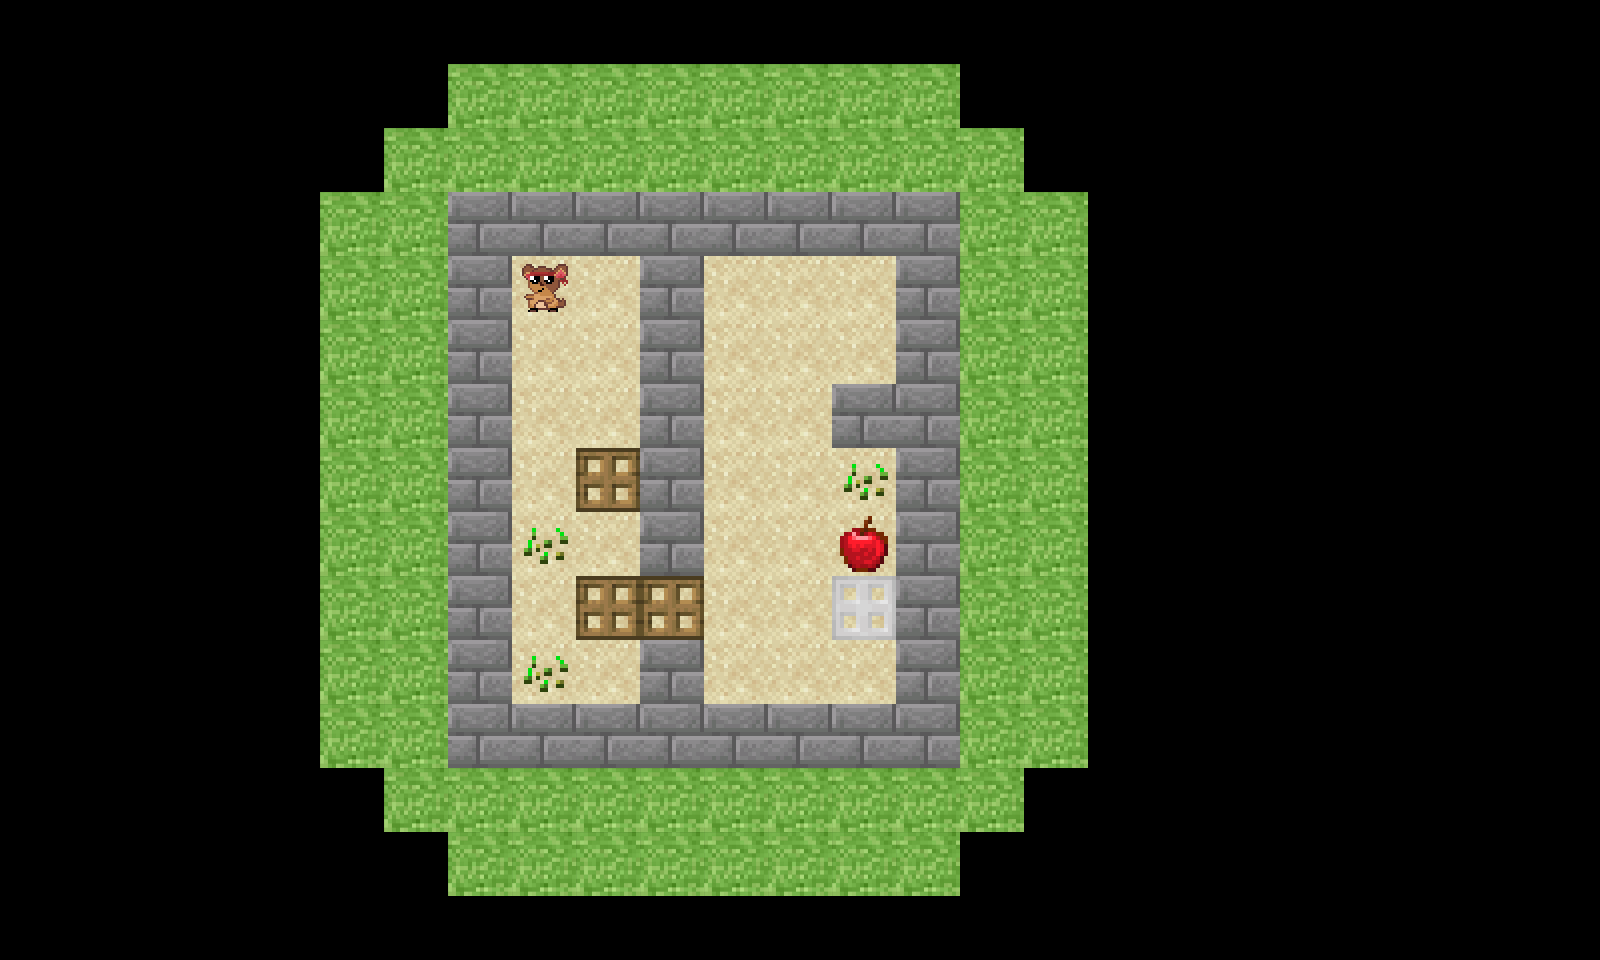

Rendered tile map (Tiled .tmx) drawn with the repository's tilesets; below, a short description and the full map source, tile grids included:
An orthogonal 25x15 tile map with 64x64 px tiles, 2 tile layers (staticMap, specials).

<map version="1.5" tiledversion="1.6.0" orientation="orthogonal" renderorder="right-down" width="25" height="15" tilewidth="64" tileheight="64" infinite="0" nextlayerid="3" nextobjectid="1">
 <tileset firstgid="1" source="tiles.tsx" />
 <layer id="1" name="staticMap" width="25" height="15">
  <data encoding="csv">
0,0,0,0,0,0,0,0,0,0,0,0,0,0,0,0,0,0,0,0,0,0,0,0,0,
0,0,0,0,0,0,0,6,6,6,6,6,6,6,6,0,0,0,0,0,0,0,0,0,0,
0,0,0,0,0,0,6,6,6,6,6,6,6,6,6,6,0,0,0,0,0,0,0,0,0,
0,0,0,0,0,6,6,0,0,0,0,0,0,0,0,6,6,0,0,0,0,0,0,0,0,
0,0,0,0,0,6,6,0,5,5,0,5,5,5,0,6,6,0,0,0,0,0,0,0,0,
0,0,0,0,0,6,6,0,5,5,0,5,5,5,0,6,6,0,0,0,0,0,0,0,0,
0,0,0,0,0,6,6,0,5,5,0,5,5,0,0,6,6,0,0,0,0,0,0,0,0,
0,0,0,0,0,6,6,0,5,5,0,5,5,5,0,6,6,0,0,0,0,0,0,0,0,
0,0,0,0,0,6,6,0,5,5,0,5,5,5,0,6,6,0,0,0,0,0,0,0,0,
0,0,0,0,0,6,6,0,5,5,5,5,5,5,0,6,6,0,0,0,0,0,0,0,0,
0,0,0,0,0,6,6,0,5,5,0,5,5,5,0,6,6,0,0,0,0,0,0,0,0,
0,0,0,0,0,6,6,0,6,0,0,0,0,0,0,6,6,0,0,0,0,0,0,0,0,
0,0,0,0,0,0,6,6,6,6,6,6,6,6,6,6,0,0,0,0,0,0,0,0,0,
0,0,0,0,0,0,0,6,6,6,6,6,6,6,6,0,0,0,0,0,0,0,0,0,0,
0,0,0,0,0,0,0,0,0,0,0,0,0,0,0,0,0,0,0,0,0,0,0,0,0
</data>
 </layer>
 <layer id="2" name="specials" width="25" height="15">
  <data encoding="csv">
0,0,0,0,0,0,0,0,0,0,0,0,0,0,0,0,0,0,0,0,0,0,0,0,0,
0,0,0,0,0,0,0,0,0,0,0,0,0,0,0,0,0,0,0,0,0,0,0,0,0,
0,0,0,0,0,0,0,0,0,0,0,0,0,0,0,0,0,0,0,0,0,0,0,0,0,
0,0,0,0,0,0,0,1,1,1,1,1,1,1,1,0,0,0,0,0,0,0,0,0,0,
0,0,0,0,0,0,0,1,8,0,1,0,0,0,1,0,0,0,0,0,0,0,0,0,0,
0,0,0,0,0,0,0,1,0,0,1,0,0,0,1,0,0,0,0,0,0,0,0,0,0,
0,0,0,0,0,0,0,1,0,0,1,0,0,1,1,0,0,0,0,0,0,0,0,0,0,
0,0,0,0,0,0,0,1,0,7,1,0,0,2,1,0,0,0,0,0,0,0,0,0,0,
0,0,0,0,0,0,0,1,2,0,1,0,0,10,1,0,0,0,0,0,0,0,0,0,0,
0,0,0,0,0,0,0,1,0,7,7,0,0,9,1,0,0,0,0,0,0,0,0,0,0,
0,0,0,0,0,0,0,1,2,0,1,0,0,0,1,0,0,0,0,0,0,0,0,0,0,
0,0,0,0,0,0,0,1,1,1,1,1,1,1,1,0,0,0,0,0,0,0,0,0,0,
0,0,0,0,0,0,0,0,0,0,0,0,0,0,0,0,0,0,0,0,0,0,0,0,0,
0,0,0,0,0,0,0,0,0,0,0,0,0,0,0,0,0,0,0,0,0,0,0,0,0,
0,0,0,0,0,0,0,0,0,0,0,0,0,0,0,0,0,0,0,0,0,0,0,0,0
</data>
 </layer>
</map>
